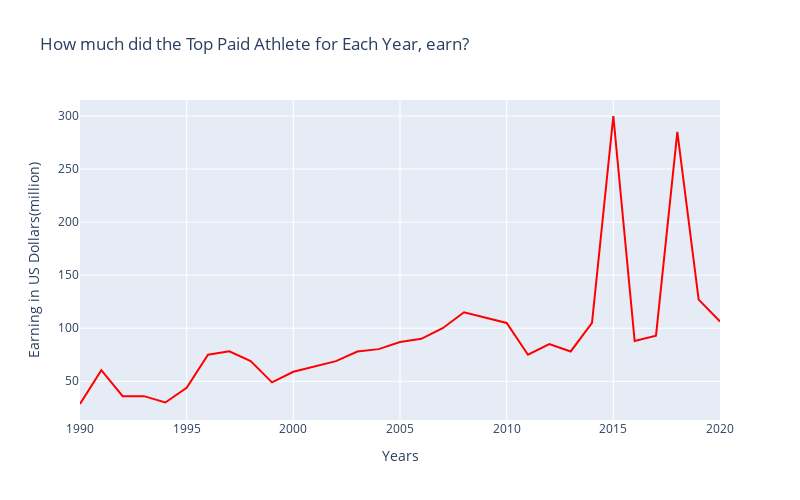

The notebook cell saved with this chart:
### Markdown cell above
## How much the Top Paid Athlete for Each Year, earn?

### Code cell
trace = go.Scatter(
                    x = Top_paid_each_year.index,
                    y = Top_paid_each_year['earnings ($ million)'] ,
                    orientation='v',
                    marker = dict(color='red',
                                 line=dict(color='royalblue',width=2)),
                    )
data = [trace]
layout = go.Layout(title='How much did the Top Paid Athlete for Each Year, earn? ',width=800, height=500, 
                       xaxis= dict(title='Years'),
                       yaxis=dict(title="Earning in US Dollars(million)"),
                       showlegend=False)
fig = go.Figure(data = data, layout = layout)
iplot(fig)

### Figure 1 — Plotly figure (JSON) as saved in the notebook; plotly's stock layout.template omitted (floating-point values rounded to 4 significant figures)
{"data": [{"marker": {"color": "red", "line": {"color": "royalblue", "width": 2}}, "orientation": "v", "type": "scatter", "x": [2020, 2019, 2018, 2017, 2016, 2015, 2014, 2013, 2012, 2011, 2010, 2009, 2008, 2007, 2006, 2005, 2004, 2003, 2002, 2000, 1999, 1998, 1997, 1996, 1995, 1994, 1993, 1992, 1991, 1990], "y": [106.3, 127.0, 285.0, 93.0, 88.0, 300.0, 105.0, 78.1, 85.0, 75.0, 105.0, 110.0, 115.0, 100.0, 90.0, 87.0, 80.3, 78.0, 69.0, 59.0, 49.0, 69.0, 78.3, 75.0, 43.9, 30.0, 36.0, 35.9, 60.5, 28.6]}], "layout": {"height": 500, "showlegend": false, "title": {"text": "How much did the Top Paid Athlete for Each Year, earn? "}, "width": 800, "xaxis": {"title": {"text": "Years"}}, "yaxis": {"title": {"text": "Earning in US Dollars(million)"}}}}
